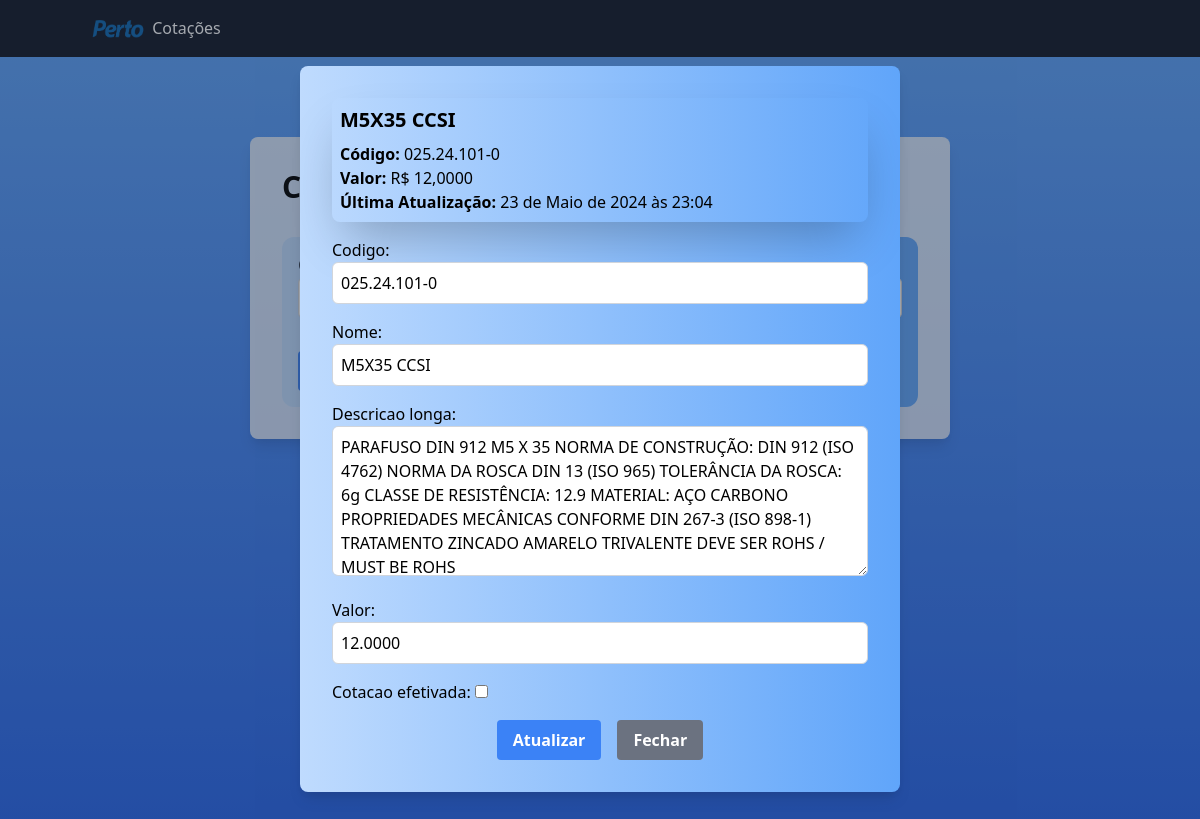
The app's page /produtos/atualizar/025.24.101-0/, older data.
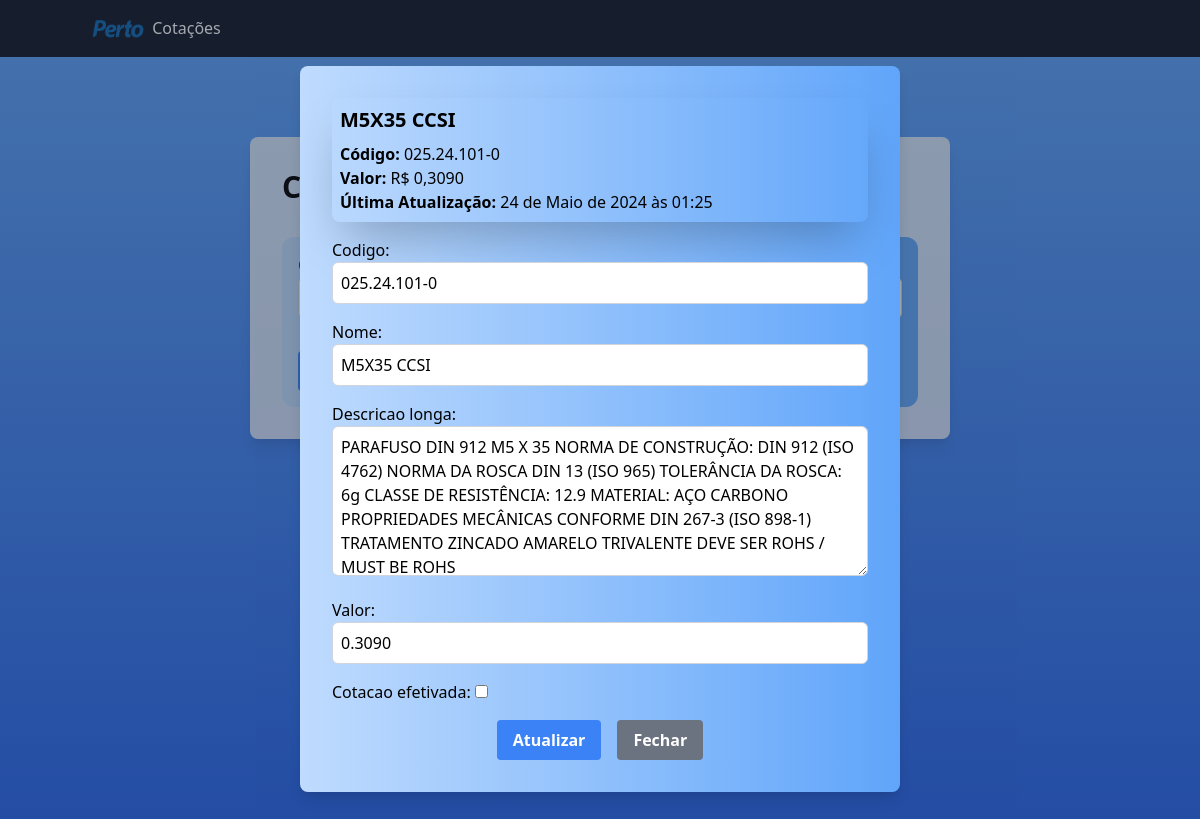
The same page, newer data.
### produtos/models.py (models this page shows, shortened)
class Produto(models.Model):
    codigo = models.CharField(max_length=20, unique=True)
    nome = models.CharField(max_length=100)
    descricao_longa = models.TextField()
    valor = models.DecimalField(max_digits=10, decimal_places=4)
    data_ultima_atualizacao = models.DateTimeField(auto_now=True)
    cotacao_efetivada = models.BooleanField(default=False)
    valor_efetivacao = models.DecimalField(max_digits=10, decimal_places=2, null=True, blank=True)
    data_efetivacao = models.DateField(null=True, blank=True)

### produtos/views.py (the view)
# urls.py: path('atualizar/<str:codigo>/', views.atualizar_produto, name='atualizar_produto'),
def atualizar_produto(request, codigo):
    produto = get_object_or_404(Produto, codigo=codigo)
    if request.method == 'POST':
        form = ProdutoForm(request.POST, instance=produto)
        if form.is_valid():
            form.save()
            return redirect(f"{reverse('consultar_produto')}?message=Produto atualizado com sucesso!")
        else:
            return redirect(f"{reverse('consultar_produto')}?codigo={codigo}&error=Erro ao atualizar produto. Por favor, tente novamente.")
    else:
        form = ProdutoForm(instance=produto)
    return render(request, 'produtos/consultar_produto.html', {'form': form, 'produto': produto})

### produtos/forms.py (shortened to what this page needs)
class ProdutoForm(forms.ModelForm):
    class Meta:
        model = Produto
        fields = [
            "codigo",
            "nome",
            "descricao_longa",
            "valor",
            "cotacao_efetivada",
        ]
        widgets = {
            "codigo": forms.TextInput(
                attrs={
                    "class": "form-input w-full p-2 border border-gray-300 rounded-md focus:outline-none"
                }
            ),
            "nome": forms.TextInput(
                attrs={
                    "class": "form-input w-full p-2 border border-gray-300 rounded-md focus:outline-none"
                }
            ),
            "descricao_longa": forms.Textarea(
                attrs={
                    "class": "form-input w-full p-2 border border-gray-300 rounded-md focus:outline-none",
                    "style": "height: 150px;",  # Ajuste o valor conforme necessário
                }
            ),
            "valor": forms.TextInput(
                attrs={
                    "class": "form-input w-full p-2 border border-gray-300 rounded-md focus:outline-none"
                }
            ),
        }

### produtos/templates/produtos/consultar_produto.html (shortened to what this page needs)
{% load static %}
<!DOCTYPE html>
<html>
<head>
    <link href="https://cdn.jsdelivr.net/npm/tailwindcss@2.2.19/dist/tailwind.min.css" rel="stylesheet">
</head>
<body class="bg-gradient-to-b from-blue-400 to-blue-600">
    <nav class="bg-gray-900 text-white">
        <div class="container mx-auto py-4">
            <a class="navbar-brand" href="#">
                <img src="{% static 'bootstrap/css/logo-perto.png' %}" alt="Logo" width="60" height="34" class="inline-block align-text-top">
                Cotações
            </a>
        </div>
    </nav>
    <div class="container mx-auto flex justify-center items-start h-screen pt-20">
        <div class="bg-white bg-opacity-75 p-8 rounded-lg shadow-lg" style="width: 700px;">
            <h1 class="text-3xl font-bold mb-8">Consultar Produto</h1>
            <form method="get" class="bg-gradient-to-r from-blue-200 to-blue-400 p-4 rounded-xl space-y-4">
                <div class="mb-4">
                    <label for="codigo" class="block text-gray-700">Código do Produto</label>
                </div>
                <button type="submit" class="bg-blue-500 hover:bg-blue-700 text-white font-bold py-2 px-4 rounded">Consultar</button>
                <a href="{% url 'cadastrar_produto' %}" class="text-blue-500 font-bold hover:underline ml-4">Cadastrar novo produto</a>
                <a href="{% url 'listar_produtos' %}" class="text-blue-500 font-bold hover:underline ml-4">Listar produtos</a>
            </form>
            {% if produto %}
            <div id="produtoModal" class="fixed top-0 left-0 w-full h-full flex items-center justify-center bg-gray-800 bg-opacity-40">
                <div class="bg-gradient-to-r from-blue-200 to-blue-400 p-8 rounded-lg shadow-lg" style="max-width: 600px; width: 100%;">
                    <div class="bg-cyan-500 shadow-2xl shadow-blue-500/80 ... rounded-lg p-2">
                        <h2 class="text-xl font-bold mb-2">{{ produto.nome }}</h2>
                        <p><strong>Código:</strong> {{ produto.codigo }}</p>
                        <p><strong>Valor:</strong> R$ {{ produto.valor }}</p>
                        <p><strong>Última Atualização:</strong> {{ produto.data_ultima_atualizacao }}</p>
                    </div>
                    <form method="post" action="{% url 'atualizar_produto' produto.codigo %}" class="space-y-4">
                        {{ form.as_p }}
                        <div class="flex justify-center space-x-4">
                            <button type="submit" class="bg-blue-500 hover:bg-blue-700 text-white font-bold py-2 px-4 rounded">Atualizar</button>
                            <button type="button" class="bg-gray-500 hover:bg-gray-700 text-white font-bold py-2 px-4 rounded" onclick="fecharModal()">Fechar</button>
                        </div>
                    </form>
                </div>
            </div>
            {% endif %}
        </div>
    </div>
</body>
</html>

Row changes from the older to the newer data that the page shows:
changed Produto "M5X35 CCSI": valor "12,0000" → "0,3090"; data_ultima_atualizacao "23 de Maio de 2024 às 23:04" → "24 de Maio de 2024 às 01:25"; valor "12.0000" → "0.3090"
